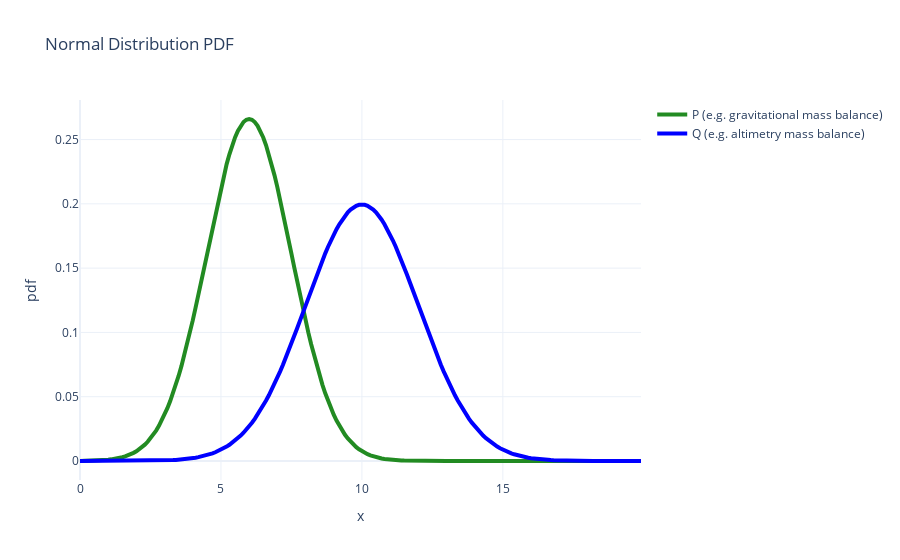

Write notebook code for a chart like this one.
### Code cell
fig = go.Figure()
fig.add_trace(go.Scatter(x = x, y = p, name = "P (e.g. gravitational mass balance)", line = dict(color = 'forestgreen', width = 4, dash = 'solid')))
fig.add_trace(go.Scatter(x = x, y = q, name = "Q (e.g. altimetry mass balance)", line = dict(color = 'blue', width = 4, dash = 'solid')))

fig.update_layout(title = "Normal Distribution PDF", xaxis_title = "x", yaxis_title = "pdf", template = "plotly_white")
fig.show()

### Figure 1 — Plotly figure (JSON) as saved in the notebook; plotly's stock layout.template omitted (floating-point values rounded to 4 significant figures; data arrays with more than 128 entries replaced by an {"elided": "..."} marker saying what was removed)
{"data": [{"line": {"color": "forestgreen", "dash": "solid", "width": 4}, "name": "P (e.g. gravitational mass balance)", "type": "scatter", "x": {"elided": "200 float values"}, "y": {"elided": "200 float values"}}, {"line": {"color": "blue", "dash": "solid", "width": 4}, "name": "Q (e.g. altimetry mass balance)", "type": "scatter", "x": {"elided": "200 float values"}, "y": {"elided": "200 float values"}}], "layout": {"title": {"text": "Normal Distribution PDF"}, "xaxis": {"title": {"text": "x"}}, "yaxis": {"title": {"text": "pdf"}}}}
